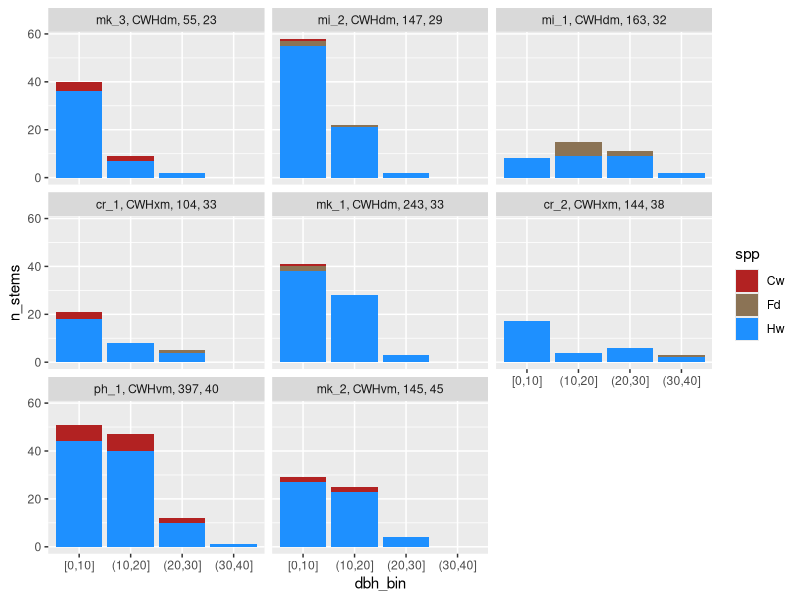
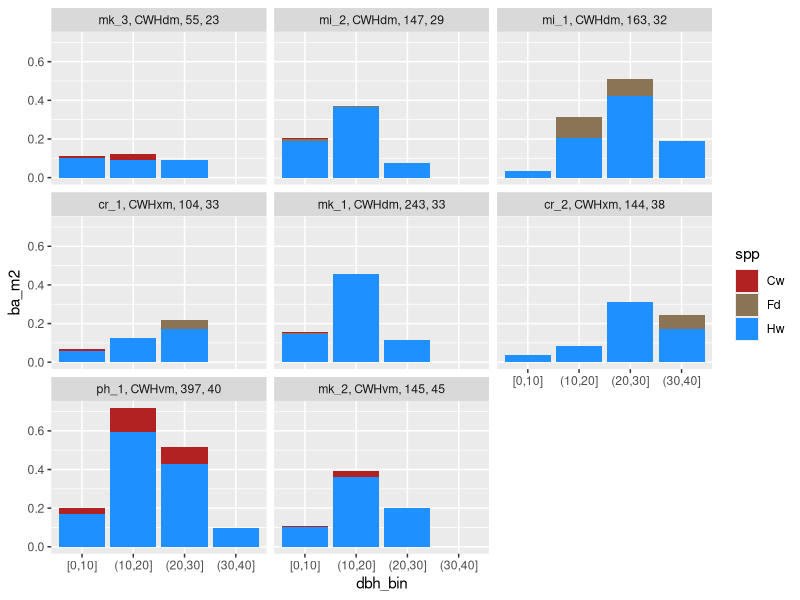
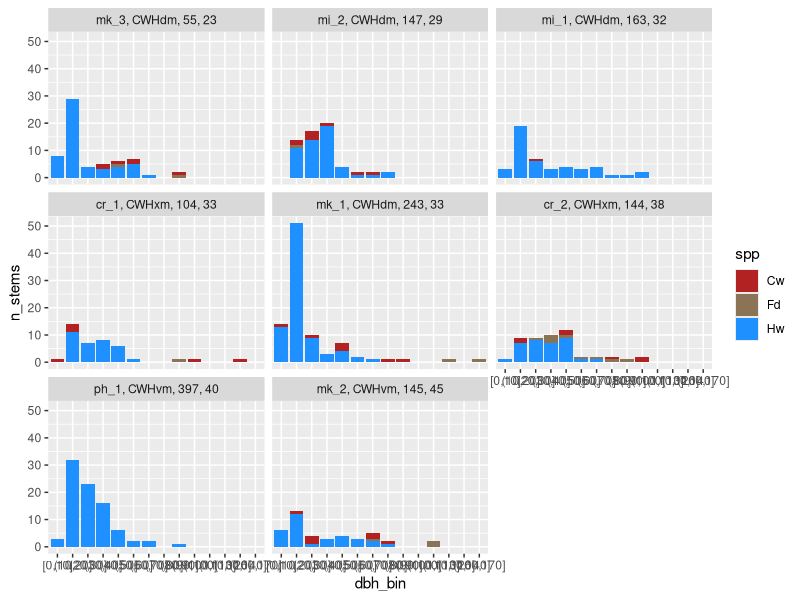
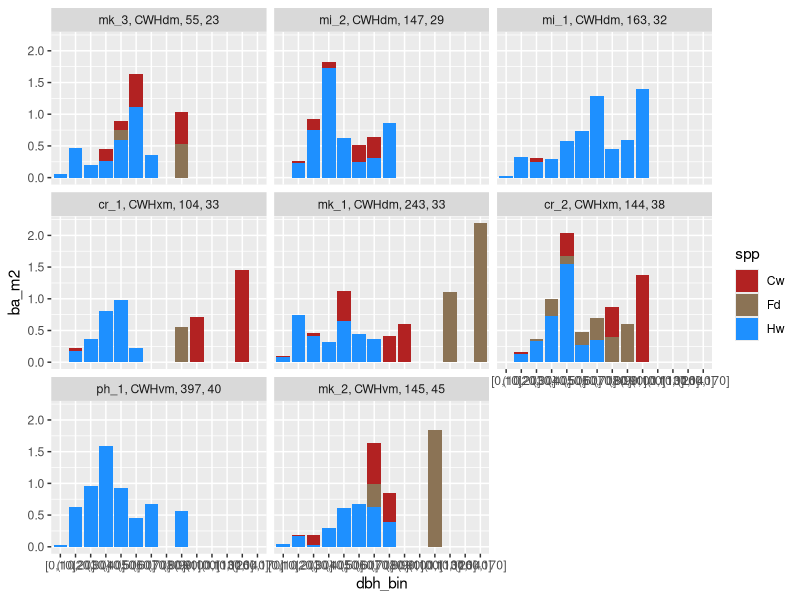
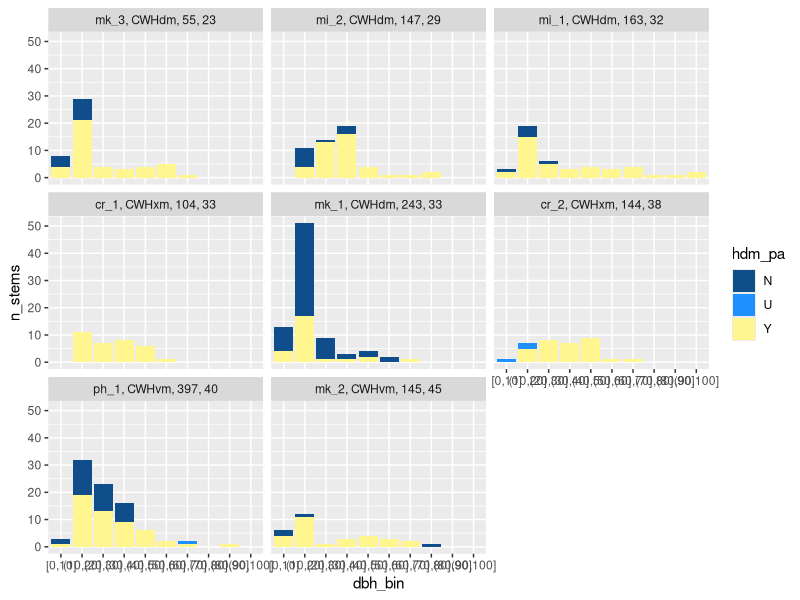
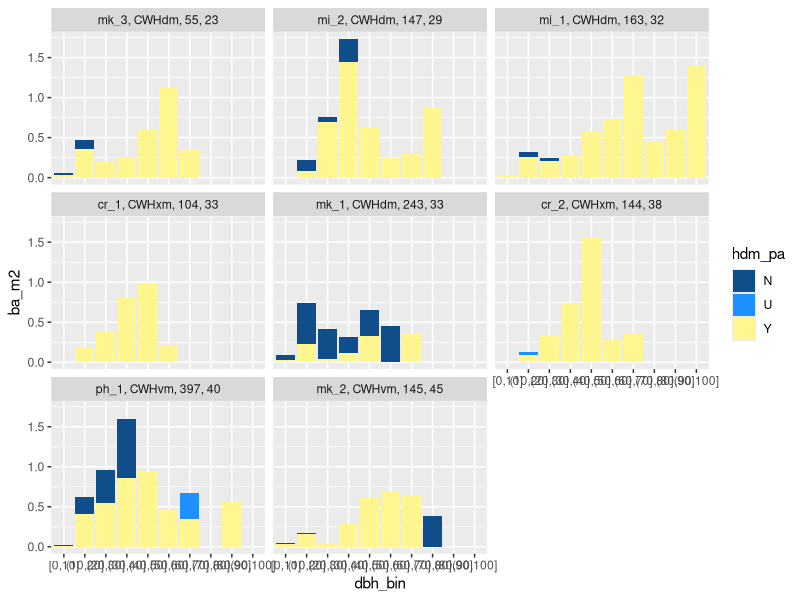
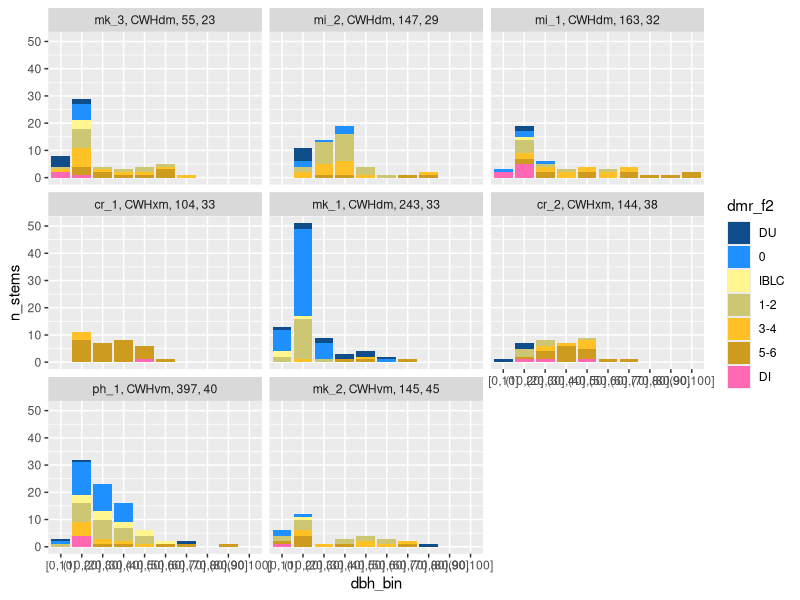
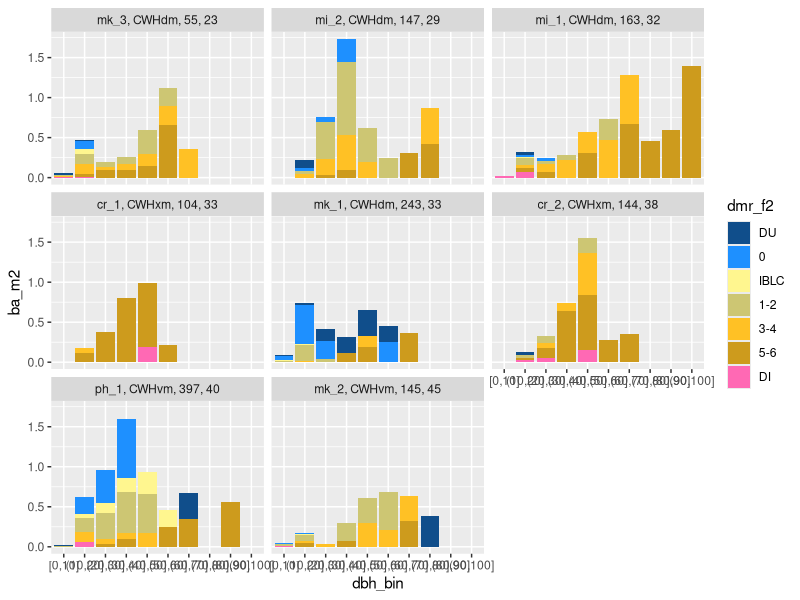

The R script that drew these images, in order: (Note: this script raises an error after producing the figures.)
## ---- chunk 1
rm(list=ls(all=TRUE))

#Load packages
library(tidyverse)
library(RColorBrewer)
## ---- chunk 2
#Read in data and inspect it
#Dataset 1: site data. 
##This contains variables at the site level. The key pieces for analysis are: year harvested and CWH subzone
site <- read_csv("./data/cleaned/site data_10May2024.csv")
str(site)
summary(site)

#Make cluster and bec_sz factors
site <- site %>% mutate(across(c(cluster, bec_sz), ~as.factor(.)))
str(site)

#Dataset 2: tree data
##This contains data for each measured tree (mature and regen trees). The key variables for analysis are: dist_y_h
##Treats assessed_by var as a logical for some reason and throws up an error. Not a problem and not going to use this var
trees <- read_csv("./data/workflow/trees_mapped.csv")
str(trees)

#Convert factor vars to factors: 
trees <- trees %>% mutate(across(
  c(site_id, spp, status, hdm_pa, b_lc, 
    broom_pa, broom_pos, stem_pa, crown_class, crown_cond, outside_10, assessed_by, tree_type, dmr_f),
  ~as.factor(.)))

#Convert plot_id and dmrs to integers
trees <- trees %>% mutate(across(
  c(plot_id, dmr_l, dmr_m, dmr_u, dmr), ~as.integer(.)))

str(trees)
## ---- chunk 3
#Calculate approximate age of regen. Sites assessed in 2023 so age = 2023 - year harvested
site <- site %>% mutate(age = 2023-yr_har)
site$age #luckily, got pretty good spread

#Combine/edit some variables that are informative for plotting
##1: a combined factor variable for plotting: site id + bec zone + age. Levels set so it is ordered by age.
##2: redefine the factor dmr variable so it has fewer levels and ascends logically from healthy to most infected
site <- site %>% unite(col = bec_z_sz, sep = "", c("bec_z", "bec_sz"), remove = FALSE) %>% 
  unite(col = id_bec_ag_f, sep = ", ", c("site_id", "bec_z_sz", "mature_Hw_age", "age"), remove = FALSE) %>% 
  mutate(id_bec_ag_f = factor(id_bec_ag_f, levels = c("mk_3, CWHdm, 55, 23",  "mi_2, CWHdm, 147, 29", "mi_1, CWHdm, 163, 32", 
                                                      "cr_1, CWHxm, 104, 33", "mk_1, CWHdm, 243, 33", "cr_2, CWHxm, 144, 38", 
                                                      "ph_1, CWHvm, 397, 40", "mk_2, CWHvm, 145, 45")))
levels(trees$dmr_f)
trees <- trees %>% mutate(dmr_f2 = case_when((dmr_f =="1" | dmr_f=="2") ~ "1-2", (dmr_f =="3" | dmr_f=="4") ~ "3-4", (dmr_f =="5" | 
                                    dmr_f=="6") ~ "5-6", .default = dmr_f))
trees <- trees %>% mutate(dmr_f2 = factor(dmr_f2, levels = c("-", "DU", "0","IBLC", "1-2", "3-4", "5-6", "DI")))
summary(trees$dmr_f2)

#Join to tree data: 
trees <- left_join(trees, select(site, id_bec_ag_f, age, site_id), by="site_id")
## ---- chunk 4
#spp colours Cw, Fd, Hw
colors_spp = c("firebrick", "burlywood4", "dodgerblue")

#hdm_pa colours. Didn't include a colour for non-Hw trees because not creating any plots with them and this variable here. 
levels(trees$hdm_pa)
colors_hdm_pa <- c("dodgerblue", "grey", "goldenrod1")

#dmr_f2 colours. Didn't include a colour for non-Hw trees because not creating any plots with them and this variable here. 
levels(trees$dmr_f2)
colors_dmr_f2 = c("dodgerblue4", "dodgerblue", "khaki1", "khaki3", "goldenrod1", "goldenrod3", "hotpink")
## ---- chunk 5
#Calculate basal area for each tree in m^2 (m^2 is how its usually expressed at the tree level)
##https://en.wikipedia.org/wiki/Basal_area
trees <- trees %>% mutate(ba_m2 = pi*((dbh/100)/2)^2)

#Create bins of diameter classes from dbh
##Default is for intervals to be half-open. They include the upper bound but not the lower bound. e.g. (10,20] includes 20 but (20, 30] does not
## https://stackoverflow.com/questions/41304960/how-to-create-breaks-using-the-cut-function-without-numbers-overlapping
trees <- trees %>% mutate(dbh_bin = cut(dbh, breaks = c(0, 10, 20, 30, 40, 50, 60, 70, 80, 90, 100, 
                                               110, 120, 130, 140, 150, 160, 170, 180), include.lowest = TRUE))

#Create dataset thats comparable between sites. Need to do two things: 
##At a few sites we mapped mature trees up to 15m from the edge, when the standard was 10m. Need to remove extra trees mapped outside 10m. 
##Regen transects are variable length. Filter to just trees within 15m (the shortest transect) so that we are comparing the same transect footprint at each site
trees_comp <- trees %>% filter(outside_10 =="N" | is.na(outside_10)) %>%
  filter(dist_y_h<=15 | is.na(dist_y_h))

#Subdivide data into mature and regen components
##Mature
mature_comp <- trees_comp %>% filter(tree_type=="mature") #mature trees
##Regen
regen_15 <- trees_comp %>% filter(tree_type == "regen") #regen trees 
## ---- chunk 6
#Calculate some basic site level metrics: basal area, number of stems
##Regen
##Regen transect footprint = 15x5m=75m2=0.0075ha (but three transects/site) so 0.0075*3 = 0.0225ha 
reg_ba_nstem <- regen_15 %>% group_by(id_bec_ag_f) %>% 
  summarise(reg_tot_ba_m2 = sum(ba_m2),  reg_nstem = n()) #calculate total BA and number of stems
reg_ba_nstem <- reg_ba_nstem %>% mutate(reg_tot_ba_m2ha = reg_tot_ba_m2/0.0225, #Add a columns with per hectare numbers for easy reading
                                     reg_nstem_ha = reg_nstem/0.0225) 
##Mature
##Mature component footprint = 55x10m =550m2=0.055ha. 
mat_ba_nstem <- mature_comp %>% group_by(id_bec_ag_f) %>% 
  summarise(mat_tot_ba_m2 = sum(ba_m2),  mat_nstem = n()) #calculate total BA and number of stems
mat_ba_nstem <- mat_ba_nstem %>% mutate(mat_tot_ba_m2ha = mat_tot_ba_m2/0.055, #Add a columns with per hectare numbers for easy reading
                                     mat_nstem_ha = mat_nstem/0.055) 

#Join these to site table
site <- left_join(site, reg_ba_nstem, by="id_bec_ag_f")
site <- left_join(site, mat_ba_nstem, by="id_bec_ag_f")

#Create a summary table, see how they compare:
site %>% select(id_bec_ag_f, reg_tot_ba_m2ha, reg_nstem_ha) %>% 
  arrange(reg_tot_ba_m2ha)
site %>% select(id_bec_ag_f, mat_tot_ba_m2ha, mat_nstem_ha) %>% 
  arrange(mat_tot_ba_m2ha)
####################

#Now break down basal area and nstems, by species and diameter class.
##Bit of a messy table, but graphed below
reg_struc <- regen_15 %>% group_by(id_bec_ag_f, spp, dbh_bin) %>% 
  summarise(ba_m2 = sum(ba_m2), n_stems = n()) %>% 
  complete(dbh_bin, fill=list(ba_m2=0, n_stems=0)) #add 0s in places there was no trees
mat_struc <- mature_comp %>% group_by(id_bec_ag_f, spp, dbh_bin) %>% 
  summarise(ba_m2 = sum(ba_m2), n_stems = n()) %>% 
  complete(dbh_bin, fill=list(ba_m2=0, n_stems=0))#add 0s in places there was no trees

#Filter to the three dominant conifer species to make comparisons easier.
##First check how much BA Hw, Cw and Fd make up together (also add Hw alone because its focal species)
###Regen
reg_hwcwfd_ba_m2 <- reg_struc %>% filter(spp %in% c("Hw", "Cw", "Fd")) %>% group_by(id_bec_ag_f) %>% 
  summarise(reg_hwcwfd_ba_m2 = sum(ba_m2)) #calculate total BA of just Hw, Cw, Fd at each site
reg_hw_ba_m2 <- reg_struc %>% filter(spp == "Hw") %>% group_by(id_bec_ag_f) %>% 
  summarise(reg_hw_ba_m2 = sum(ba_m2)) #calculate BA of Hw at each site

###Join variables back to site data
site <- left_join(site, reg_hwcwfd_ba_m2, by="id_bec_ag_f")
site <- left_join(site, reg_hw_ba_m2, by="id_bec_ag_f")
site <- site %>% mutate(p_reg_ba_hwcwfd = reg_hwcwfd_ba_m2/reg_tot_ba_m2, 
                        p_reg_ba_hw = reg_hw_ba_m2/reg_tot_ba_m2) #calculate proportion of ba made up by Hw, Cw, Fd and then Hw alone

###Mature
mat_tot_ba_m2 <- mat_struc %>% group_by(id_bec_ag_f) %>% 
  summarise(mat_tot_ba_m2 = sum(ba_m2)) #calculate total BA of maten
mat_hwcwfd_ba_m2 <- mat_struc %>% filter(spp %in% c("Hw", "Cw", "Fd")) %>% group_by(id_bec_ag_f) %>% 
  summarise(mat_hwcwfd_ba_m2 = sum(ba_m2)) #calculate total BA of just Hw, Cw, Fd
mat_hw_ba_m2 <- mat_struc %>% filter(spp == "Hw") %>% group_by(id_bec_ag_f) %>% 
  summarise(mat_hw_ba_m2 = sum(ba_m2)) #calculate BA of Hw

###Join variables back to site data
site <- left_join(site, mat_hwcwfd_ba_m2, by="id_bec_ag_f")
site <- left_join(site, mat_hw_ba_m2, by="id_bec_ag_f")
site <- site %>% mutate(p_mat_ba_hwcwfd = mat_hwcwfd_ba_m2/mat_tot_ba_m2,
                         p_mat_ba_hw = mat_hw_ba_m2/mat_tot_ba_m2) #calculate proportion of ba made up by Hw, Cw, Fd and then Hw alone

##Create summary table. Hw, Cw, Fd make up between 78-100% of regen basal area, and 88-100% of mature basal area. So filtering seems reasonable.
## Hw makes up between 66 and 95% in regen and 38% and 97% in mature component. Mature component interesting - not the same inoculum pressure.
site %>% select(id_bec_ag_f, reg_tot_ba_m2, reg_hwcwfd_ba_m2, reg_hw_ba_m2, p_reg_ba_hwcwfd, p_reg_ba_hw) %>% 
  arrange(reg_tot_ba_m2)
site %>% select(id_bec_ag_f, mat_tot_ba_m2, mat_hwcwfd_ba_m2, mat_hw_ba_m2, p_mat_ba_hwcwfd, p_mat_ba_hw) %>% 
  arrange(mat_tot_ba_m2)

##Filter
reg_struc <- filter(reg_struc, spp %in% c("Hw", "Cw", "Fd"))
mat_struc <- filter(mat_struc, spp %in% c("Hw", "Cw", "Fd"))

#Make some plots:
levels(reg_struc$spp)
##Regen
reg_struc <- reg_struc %>% filter(ba_m2>0) #Remove rows with 0 because R will plot all dbh intervals (up to 180cm)
ggplot(reg_struc, aes(x=dbh_bin, y=n_stems, fill=spp)) + geom_bar(position="stack", stat="identity") + 
  facet_wrap(vars(id_bec_ag_f)) + scale_fill_manual(values = colors_spp)
ggplot(reg_struc, aes(x=dbh_bin, y=ba_m2, fill=spp)) + geom_bar(position="stack", stat="identity") + 
  facet_wrap(vars(id_bec_ag_f)) + scale_fill_manual(values = colors_spp)

##Mature
mat_struc <- mat_struc %>% filter(ba_m2>0) #Remove rows with 0 because R will plot all dbh intervals (up to 180cm)
ggplot(mat_struc, aes(x=dbh_bin, y=n_stems, fill=spp)) + geom_bar(position="stack", stat="identity") + 
  facet_wrap(vars(id_bec_ag_f)) + scale_fill_manual(values = colors_spp)
ggplot(mat_struc, aes(x=dbh_bin, y=ba_m2, fill=spp)) + geom_bar(position="stack", stat="identity") + 
  facet_wrap(vars(id_bec_ag_f)) + scale_fill_manual(values = colors_spp)
## ---- chunk 7
#Filter to just Hw trees
mat_hw <- mature_comp %>% filter(spp=="Hw") #mature trees

#Start simple. Calculate: basal area of infected trees at each site
mat_inf_ba_m2 <- mat_hw %>% filter(hdm_pa =="Y") %>% group_by(id_bec_ag_f) %>% summarise(mat_inf_ba_m2 = sum(ba_m2))
site <- left_join(site, mat_inf_ba_m2, by="id_bec_ag_f") #join variables back to site data
site <- site %>% mutate(p_mat_hw_ba_inf = mat_inf_ba_m2/mat_hw_ba_m2) #calculate the proportion of Hw basal area that's infected at each site

#Create a summary table. 
site %>% select(id_bec_ag_f, mat_hw_ba_m2, mat_inf_ba_m2, p_mat_hw_ba_inf) %>% #summary table sorted by proportion of BA infected
  arrange(p_mat_hw_ba_inf) 

#Now break down basal area and # stems by site, presence/absece of hdm and diameter class
mat_hdmpa <- mat_hw %>% group_by(id_bec_ag_f, hdm_pa, dbh_bin) %>% 
  summarise(ba_m2 = sum(ba_m2), n_stems = n()) %>% complete(dbh_bin, fill=list(ba_m2=0, n_stems=0))

##Graph this across diameter classes
mat_hdmpa <- mat_hdmpa %>% filter(ba_m2>0) #Remove rows with 0 because R will plot all dbh intervals (up to 180cm)
ggplot(mat_hdmpa, aes(x=dbh_bin, y=n_stems, fill=hdm_pa)) + geom_bar(position="stack", stat="identity") + 
  facet_wrap(vars(id_bec_ag_f)) + scale_fill_manual(values = colors_dmr_f2)
ggplot(mat_hdmpa, aes(x=dbh_bin, y=ba_m2, fill=hdm_pa)) + geom_bar(position="stack", stat="identity") + 
  facet_wrap(vars(id_bec_ag_f)) + scale_fill_manual(values = colors_dmr_f2)

#Do the same but by DMR
mat_dmr <- mat_hw %>% group_by(id_bec_ag_f, dmr_f2, dbh_bin) %>% 
  summarise(ba_m2 = sum(ba_m2), n_stems = n()) %>% complete(dbh_bin, fill=list(ba_m2=0, n_stems=0))

#Graph this across diameter classes
mat_dmr <- mat_dmr %>% filter(ba_m2>0) #Remove rows with 0 because R will plot all dbh intervals (up to 180cm)
ggplot(mat_dmr, aes(x=dbh_bin, y=n_stems, fill=dmr_f2)) + geom_bar(position="stack", stat="identity") + 
  facet_wrap(vars(id_bec_ag_f)) + scale_fill_manual(values = colors_dmr_f2)
ggplot(mat_dmr, aes(x=dbh_bin, y=ba_m2, fill=dmr_f2)) + geom_bar(position="stack", stat="identity") + 
  facet_wrap(vars(id_bec_ag_f)) + scale_fill_manual(values = colors_dmr_f2)
## ---- chunk 8
#Filter full dataset (not trees_comp which filters transects to <15m)
reg_hw <- trees %>% filter(tree_type == "regen" & spp=="Hw") #Hemlock regen trees 

#Start simple again, just calculate basal area infected at each site
reg_inf_ba_m2 <- reg_hw %>% filter(hdm_pa =="Y") %>% group_by(id_bec_ag_f) %>% summarise(reg_inf_ba_m2 = sum(ba_m2))
reg_15_inf_ba_m2 <- regen_15 %>% filter(hdm_pa =="Y") %>% group_by(id_bec_ag_f) %>% summarise(reg_15_inf_ba_m2 = sum(ba_m2))
site <- left_join(site, reg_inf_ba_m2, by="id_bec_ag_f") #join variables back to site data
site <- left_join(site, reg_15_inf_ba_m2, by="id_bec_ag_f")
site <- site %>% mutate(p_reg_15_ba_inf = reg_15_inf_ba_m2/reg_tot_ba_m2)

#Create a summary table. 
site %>% select(id_bec_ag_f, reg_hw_ba_m2, reg_inf_ba_m2, reg_15_inf_ba_m2, p_reg_15_ba_inf) %>% 
  arrange(reg_15_inf_ba_m2) #summary table sorted by portion of BA infected within 15m of edge

#Create a plot relating basal area infected in mature component to basal area infected in the regen
ggplot(site, aes(x=mat_inf_ba_m2, y=reg_inf_ba_m2, color=id_bec_ag_f)) + 
  geom_point()
## Can't really see anything, too few datapoints, but my sense is that inocukum pressure is going to be the key variable

#Do some plotting looking at HDM infection vs distance from the edge
##Break up dist_y_h into intervals. Need these to make barcharts
summary(reg_hw$dist_y_h)
reg_hw <- reg_hw %>% mutate(dist_y_h_bin = cut(dist_y_h, breaks = c(0, 5, 10, 15, 20, 25, 30, 35), include.lowest = TRUE))
levels(reg_hw$dist_y_h_bin)

##Summarize basal area and the # stems by site, presence/absence of hdm and distance from the edge (in the 5m intervals created above)
reg_hdmpa <- reg_hw %>% group_by(id_bec_ag_f, hdm_pa, crown_class, dist_y_h_bin) %>% 
  summarise(ba_m2 = sum(ba_m2), n_stems = n()) %>% 
  complete(dist_y_h_bin, fill=list(ba_m2=0, n_stems=0))

##Plot nstems and basal area vs. distance from the edge, coloured by presence/absence of hdm infection
ggplot(reg_hdmpa, aes(x=dist_y_h_bin, y=n_stems, fill=hdm_pa)) + geom_bar(position="stack", stat="identity") + 
  facet_wrap(vars(id_bec_ag_f)) + scale_fill_manual(values = colors_hdm_pa)
ggplot(reg_hdmpa, aes(x=dist_y_h_bin, y=ba_m2, fill=hdm_pa)) + geom_bar(position="stack", stat="identity") + 
  facet_wrap(vars(id_bec_ag_f)) + scale_fill_manual(values = colors_hdm_pa)

##Do the same but with DMR. 
reg_dmr <- reg_hw %>% group_by(id_bec_ag_f, dmr_f2, crown_class, dist_y_h_bin) %>% 
  summarise(ba_m2 = sum(ba_m2), n_stems = n()) %>% 
  complete(dist_y_h_bin, fill=list(ba_m2=0, n_stems=0))

##Plot nstems and basal area across distance from the edge, coloured by presence/absence of hdm infection
ggplot(reg_dmr, aes(x=dist_y_h_bin, y=n_stems, fill=dmr_f2)) + geom_bar(position="stack", stat="identity") + 
  facet_wrap(vars(id_bec_ag_f)) + scale_fill_manual(values = colors_dmr_f2)
ggplot(reg_dmr, aes(x=dist_y_h_bin, y=ba_m2, fill=dmr_f2)) + geom_bar(position="stack", stat="identity") + 
  facet_wrap(vars(id_bec_ag_f)) + scale_fill_manual(values = colors_dmr_f2)

#Do some plotting to see if you can pick up patterns that relate the basal area of infected regen to site level variables
##Relating basal area infected by distance from the edge to site age
reg_inf_ag <- reg_hw %>% filter(hdm_pa=="Y") %>% 
  group_by(id_bec_ag_f, age, dist_y_h_bin) %>% summarise(reg_inf_ba_m2 = sum(ba_m2)) %>% 
  complete(dist_y_h_bin, fill=list(reg_inf_ba_m2=0))
ggplot(reg_inf_ag, aes(x=dist_y_h_bin, y=reg_inf_ba_m2, color = age, group = id_bec_ag_f)) + 
  geom_point() + geom_line()
##Relating basal area infected by distance from the edge to basal area infected in mature component
reg_inf_matinf <- reg_hw %>% filter(hdm_pa=="Y") %>% 
  group_by(id_bec_ag_f, dist_y_h_bin) %>% summarise(reg_inf_ba_m2 = sum(ba_m2)) %>% 
  complete(dist_y_h_bin, fill=list(reg_inf_ba_m2=0))
reg_inf_matinf <- left_join(reg_inf_matinf, select(site, id_bec_ag_f, mat_inf_ba_m2))
ggplot(reg_inf_matinf, aes(x=dist_y_h_bin, y=reg_inf_ba_m2, color = mat_inf_ba_m2, group = id_bec_ag_f)) + 
  geom_point() + geom_line()
## ---- chunk 9
#Spread metrics
spread_metrics <- regen %>% filter(hdm_pa == "Y") %>% group_by(site_id, plot_id) %>% 
  summarise(q75 = quantile(dist_y_h, probs = c(0.75)), ba_inf=sum(ba_m2))
spread_metrics <- left_join(spread_metrics, select(site, age, site_id), by="site_id")

ggplot(spread_metrics, aes(x=age, y=q75)) + geom_point(aes(col=site_id)) + 
  geom_smooth(method=lm, se = FALSE) + ggtitle("75 percentile dist of infected Hw vs age")
ggplot(filter(spread_metrics, site_id!="mk_3"), aes(x=age, y=q75)) + geom_point(aes(col=site_id)) + 
  geom_smooth(method=lm, se = FALSE) + ggtitle("75 percentile dist of infected Hw vs age, minus outlier")


####################################

#Plot basal area by species at each site
ggplot(mature, aes(x=site_id, y=ba_m2, fill=spp)) + geom_bar(position="stack", stat="identity")
ggplot(regen, aes(x=site_id, y=ba_m2, fill=spp)) + geom_bar(position="stack", stat="identity")

#Plot basal area of infected vs. uninfected hemlock
mature_hw <- mature %>% filter(spp=="Hw")
regen_hw <- regen_15 %>% filter(spp=="Hw")

ggplot(mature_hw, aes(x=site_id, y=ba_m2, fill=hdm_pa)) + geom_bar(position="stack", stat="identity")  + 
  scale_fill_manual(values = c('#2c7bb6', '#fdae61', '#d7191c'))
ggplot(regen_hw, aes(x=site_id, y=ba_m2, fill=hdm_pa)) + geom_bar(position="stack", stat="identity") + 
  scale_fill_manual(values = c('#2c7bb6', '#fdae61', '#d7191c'))

#Start to build a dataframe at the transect level for plotting
tran <- trees %>% filter(tree_type=="regen") %>% select(site_id, plot_id) %>% 
  distinct() #step 1: two columns, site_id and plot_id
tran <- left_join(tran, select(site, age, cluster, bec_sz, site_id), 
                  by="site_id") #step 2: add site level variables
#step 3: calculate some metrics of spread
#metric 1: 75% percentiles of infected trees for each transect (i.e. the distance where 75% of the infected trees are between there and the mature component)
#metric 2: basal area infected
spread_metrics <- regen %>% filter(hdm_pa == "Y") %>% group_by(plot_id) %>% 
  summarise(q75 = quantile(dist_y_h, probs = c(0.75)), ba_inf=sum(ba_m2))
ba_15_inf <- regen %>% filter(hdm_pa == "Y" & dist_y_h<15) %>% group_by(plot_id) %>% 
  summarise(ba_15_inf = sum(ba_m2))
ba_15_tot <- regen %>% filter(dist_y_h<15) %>% group_by(plot_id) %>% summarise(ba_15_tot = sum(ba_m2))
tran <- left_join(tran, spread_metrics, by="plot_id")
tran <- left_join(tran, ba_15_inf, by="plot_id")
tran <- left_join(tran, ba_15_tot, by="plot_id")
tran <- tran %>% replace_na(list(q75 = 0, ba_inf = 0, ba_15_inf=0)) #replace NAs with 0
tran <- tran %>% mutate(p_ba_15_inf = ba_15_inf/ba_15_tot)

#Scatterplots
ggplot(tran, aes(x=age, y=q75)) + geom_point(aes(col=site_id)) + 
  geom_smooth(method=lm, se = FALSE) + ggtitle("75 percentile dist of infected Hw vs age")
ggplot(filter(tran, site_id!="mk_3"), aes(x=age, y=q75)) + geom_point(aes(col=site_id)) + 
  geom_smooth(method=lm, se = FALSE) + ggtitle("75 percentile dist of infected Hw vs age, minus outlier")
ggplot(tran, aes(x=age, y=ba_inf)) + geom_point(aes(col=site_id)) + 
  geom_smooth(method=lm, se=FALSE) + ggtitle("basal area infected Hw vs age")
ggplot(filter(tran, site_id!="mk_3"), aes(x=age, y=ba_inf)) + geom_point(aes(col=site_id)) + 
  geom_smooth(method=lm, se=FALSE) + ggtitle("basal area infected Hw vs age, minus outlier")
ggplot(tran, aes(x=age, y=p_ba_15_inf)) + geom_point(aes(col=site_id)) + 
  geom_smooth(method=lm, se=FALSE) + ggtitle("basal area infected Hw vs age, minus outlier")
